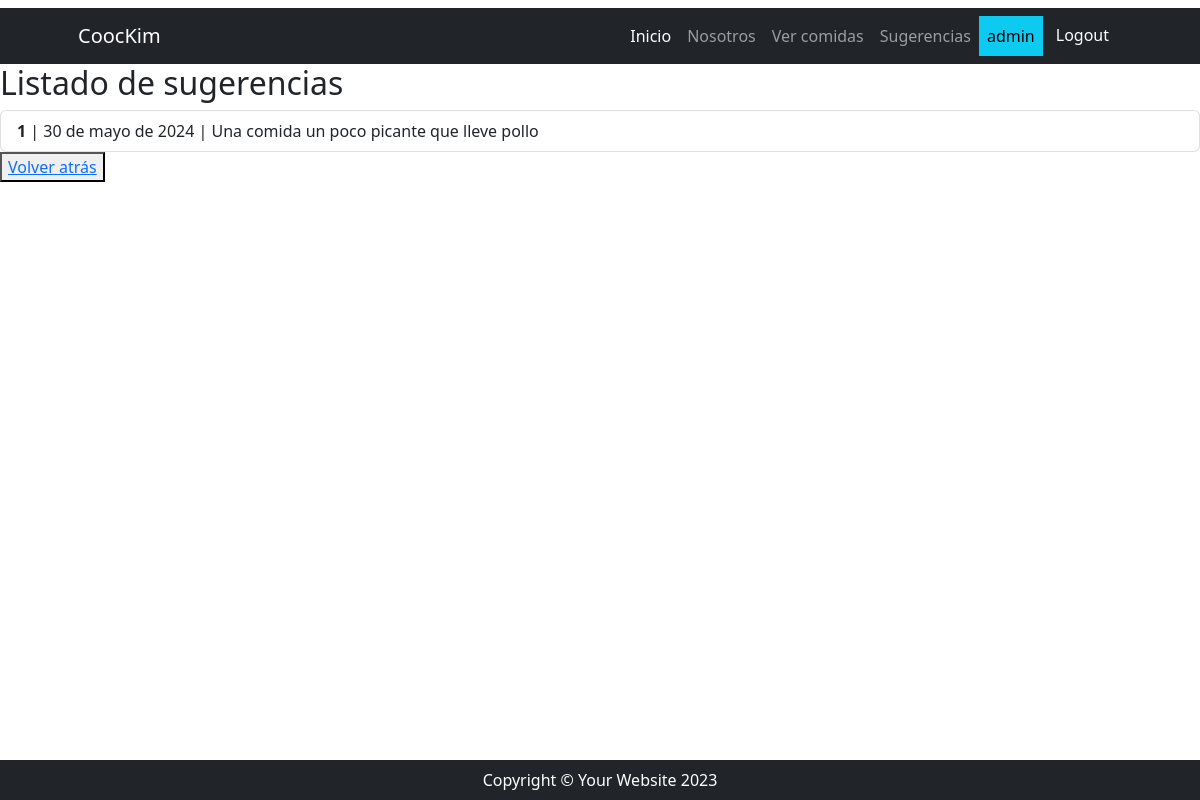
Screenshot of /comidas/comidas/sugerencias (signed in) with the database file from the repository.
### recetas/models.py (models this page shows, shortened)
class Ver_sugerencias(models.Model):
    comida_categoria_picante = models.CharField(max_length=500)
    fecha_publicación = models.DateField()
    sugerencia_numero = models.DecimalField(max_digits=5, decimal_places=0)

### recetas/views.py (the view)
# urls.py: path("comidas/sugerencias", lista_sugerencias, name= "lista_sugerencias"),
def lista_sugerencias(request):
    consulta = Ver_sugerencias.objects.all()
    contexto = {"sugerencias":consulta}
    return render(request,"recetas/lista_sugerencias.html", contexto)

### recetas/templates/recetas/lista_sugerencias.html (shortened to what this page needs)
{% extends 'core/base.html' %}
{% block contenido %}
<h1 class="h2">Listado de sugerencias</h1>
<ul class="list-group">
  {% for sugerencia in sugerencias %}
    <li class="list-group-item">
      <span class="fw-bold">{{ sugerencia.sugerencia_numero }}</span> | {{ sugerencia.fecha_publicación }} | {{ sugerencia.comida_categoria_picante }}
    </li>
  {% endfor %}
</ul>
    <button><a href="{% url 'recetas:index' %}">Volver atrás</a></button>
{% endblock contenido %}

### core/templates/core/components/navbar.html (shortened to what this page needs)
 <nav class="navbar navbar-expand-lg navbar-dark bg-dark">
    <div class="container px-5">
        <a class="navbar-brand" href="#!">CoocKim</a>
        <div class="collapse navbar-collapse" id="navbarSupportedContent">
            <ul class="navbar-nav ms-auto mb-2 mb-lg-0">
                <li class="nav-item">
                    <a class="nav-link active"
                       aria-current="page"
                       href="{% url 'core:index' %}">Inicio</a>
                </li>
                <li class="nav-item">
                    <a class="nav-link" href="{% url 'recetas:nosotros' %}">Nosotros</a>
                </li>
                {% if user.is_authenticated %}
                <li class="nav-item">
                    <a class="nav-link" href="{% url 'recetas:index' %}">Ver comidas</a>
                </li>
                <li class="nav-item">
                    <a class="nav-link" href="{% url 'recetas:lista_sugerencias' %}">Sugerencias</a>
                </li>
                <li class="nav-item">
                    <a class="nav-link text-bg-info"> {{ user.username }} </a>
                </li>
                <li class="nav-item">
                    <form action="{% url 'core:logout' %}" method="post">
                        <button type="submit" class="btn btn-dark">Logout</button>
                    </form>
                </li>
                {% endif %}
            </ul>
        </div>
    </div>
</nav>

### rows the page displays
Ver_sugerencias: sugerencia_numero "1", fecha_publicación "30 de mayo de 2024", comida_categoria_picante "Una comida un poco picante que lleve pollo"

### other values shown
{{ user.username }} "admin"
